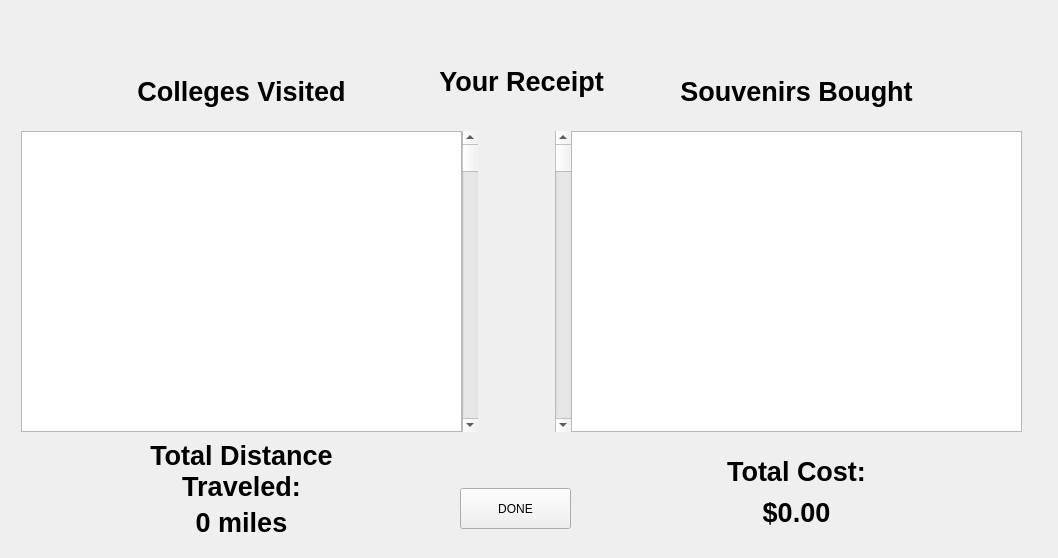
<?xml version="1.0" encoding="UTF-8"?>
<ui version="4.0">
 <class>planTripWindow</class>
 <widget class="QDialog" name="planTripWindow">
  <property name="geometry">
   <rect>
    <x>0</x>
    <y>0</y>
    <width>1058</width>
    <height>558</height>
   </rect>
  </property>
  <property name="windowTitle">
   <string>Dialog</string>
  </property>
  <layout class="QGridLayout" name="gridLayout_2">
   <item row="0" column="0">
    <widget class="QStackedWidget" name="stackedWidget">
     <property name="styleSheet">
      <string notr="true"/>
     </property>
     <property name="currentIndex">
      <number>2</number>
     </property>
     <widget class="QWidget" name="StudentSelect">
      <widget class="QLabel" name="label">
       <property name="geometry">
        <rect>
         <x>240</x>
         <y>30</y>
         <width>531</width>
         <height>51</height>
        </rect>
       </property>
       <property name="styleSheet">
        <string notr="true">font: 700 20pt &quot;Segoe Script&quot;;
background-color: rgb(0, 0, 255);
color: rgb(255, 255, 255);
</string>
       </property>
       <property name="text">
        <string>What kind of trip would you like to take?</string>
       </property>
      </widget>
      <widget class="QPushButton" name="planShortTrip">
       <property name="geometry">
        <rect>
         <x>740</x>
         <y>200</y>
         <width>231</width>
         <height>61</height>
        </rect>
       </property>
       <property name="text">
        <string>Plan the Shortest Trip</string>
       </property>
      </widget>
      <widget class="QPushButton" name="startTrip">
       <property name="geometry">
        <rect>
         <x>40</x>
         <y>200</y>
         <width>231</width>
         <height>61</height>
        </rect>
       </property>
       <property name="text">
        <string>Start a Trip (from Saddleback)</string>
       </property>
      </widget>
      <widget class="QPushButton" name="planCustomTrip">
       <property name="geometry">
        <rect>
         <x>400</x>
         <y>380</y>
         <width>231</width>
         <height>61</height>
        </rect>
       </property>
       <property name="text">
        <string>Plan a Custom Trip</string>
       </property>
      </widget>
      <widget class="QToolButton" name="goback2">
       <property name="geometry">
        <rect>
         <x>10</x>
         <y>30</y>
         <width>71</width>
         <height>31</height>
        </rect>
       </property>
       <property name="styleSheet">
        <string notr="true">font: 10pt &quot;Segoe UI&quot;;
color: rgb(0, 0, 0);
text-decoration: underline;
border: none;
</string>
       </property>
       <property name="text">
        <string>&lt; Back</string>
       </property>
      </widget>
      <widget class="QPushButton" name="mainpage">
       <property name="geometry">
        <rect>
         <x>890</x>
         <y>20</y>
         <width>91</width>
         <height>51</height>
        </rect>
       </property>
       <property name="styleSheet">
        <string notr="true">border-image: url(:/image/college logo.png);</string>
       </property>
       <property name="text">
        <string/>
       </property>
      </widget>
      <widget class="QPushButton" name="startTripFormUIC">
       <property name="geometry">
        <rect>
         <x>400</x>
         <y>200</y>
         <width>231</width>
         <height>61</height>
        </rect>
       </property>
       <property name="text">
        <string>Start a Trip (from UCI)</string>
       </property>
      </widget>
      <widget class="QLabel" name="label_4">
       <property name="geometry">
        <rect>
         <x>0</x>
         <y>130</y>
         <width>1041</width>
         <height>401</height>
        </rect>
       </property>
       <property name="styleSheet">
        <string notr="true">border-image: url(:/image/College background2.jpg);</string>
       </property>
       <property name="text">
        <string/>
       </property>
      </widget>
      <widget class="QLabel" name="label_5">
       <property name="geometry">
        <rect>
         <x>50</x>
         <y>150</y>
         <width>341</width>
         <height>31</height>
        </rect>
       </property>
       <property name="styleSheet">
        <string notr="true">font: 700 16pt &quot;Segoe UI&quot;;
border: none;
color: rgb(255, 255, 255);</string>
       </property>
       <property name="text">
        <string>Try out our popular default trip: </string>
       </property>
      </widget>
      <widget class="QLabel" name="label_6">
       <property name="geometry">
        <rect>
         <x>420</x>
         <y>320</y>
         <width>261</width>
         <height>41</height>
        </rect>
       </property>
       <property name="styleSheet">
        <string notr="true">font: 700 16pt &quot;Segoe UI&quot;;
border: none;
color: rgb(255, 255, 255);</string>
       </property>
       <property name="text">
        <string>Or, Plan your Own Trip</string>
       </property>
      </widget>
      <zorder>label_4</zorder>
      <zorder>label</zorder>
      <zorder>planShortTrip</zorder>
      <zorder>startTrip</zorder>
      <zorder>planCustomTrip</zorder>
      <zorder>goback2</zorder>
      <zorder>mainpage</zorder>
      <zorder>startTripFormUIC</zorder>
      <zorder>label_5</zorder>
      <zorder>label_6</zorder>
     </widget>
     <widget class="QWidget" name="souvenirShop">
      <widget class="QPushButton" name="addSouvenir_button">
       <property name="geometry">
        <rect>
         <x>300</x>
         <y>460</y>
         <width>93</width>
         <height>28</height>
        </rect>
       </property>
       <property name="text">
        <string>Add</string>
       </property>
      </widget>
      <widget class="QSpinBox" name="quantity_spinBox">
       <property name="geometry">
        <rect>
         <x>340</x>
         <y>410</y>
         <width>42</width>
         <height>22</height>
        </rect>
       </property>
       <property name="minimum">
        <number>1</number>
       </property>
      </widget>
      <widget class="QTableView" name="souv_tableView">
       <property name="geometry">
        <rect>
         <x>120</x>
         <y>130</y>
         <width>271</width>
         <height>251</height>
        </rect>
       </property>
      </widget>
      <widget class="QLabel" name="total_label">
       <property name="geometry">
        <rect>
         <x>560</x>
         <y>410</y>
         <width>56</width>
         <height>41</height>
        </rect>
       </property>
       <property name="font">
        <font>
         <pointsize>12</pointsize>
         <weight>75</weight>
         <bold>true</bold>
        </font>
       </property>
       <property name="text">
        <string>Total:</string>
       </property>
      </widget>
      <widget class="QLabel" name="souvCart_label">
       <property name="geometry">
        <rect>
         <x>550</x>
         <y>40</y>
         <width>231</width>
         <height>51</height>
        </rect>
       </property>
       <property name="font">
        <font>
         <pointsize>18</pointsize>
         <weight>75</weight>
         <bold>true</bold>
        </font>
       </property>
       <property name="styleSheet">
        <string notr="true">color: rgb(0, 0, 0);</string>
       </property>
       <property name="text">
        <string>Souvenir Cart</string>
       </property>
      </widget>
      <widget class="QTableView" name="souvCart_tableView">
       <property name="geometry">
        <rect>
         <x>540</x>
         <y>130</y>
         <width>371</width>
         <height>251</height>
        </rect>
       </property>
      </widget>
      <widget class="QLabel" name="souv_label">
       <property name="geometry">
        <rect>
         <x>80</x>
         <y>50</y>
         <width>161</width>
         <height>21</height>
        </rect>
       </property>
       <property name="font">
        <font>
         <pointsize>9</pointsize>
         <weight>75</weight>
         <bold>true</bold>
        </font>
       </property>
       <property name="text">
        <string>Souvenirs form: </string>
       </property>
      </widget>
      <widget class="QComboBox" name="selectCampus_comboBox">
       <property name="geometry">
        <rect>
         <x>120</x>
         <y>90</y>
         <width>271</width>
         <height>22</height>
        </rect>
       </property>
      </widget>
      <widget class="QLabel" name="dollarSign">
       <property name="geometry">
        <rect>
         <x>640</x>
         <y>400</y>
         <width>31</width>
         <height>61</height>
        </rect>
       </property>
       <property name="font">
        <font>
         <pointsize>18</pointsize>
         <weight>75</weight>
         <bold>true</bold>
        </font>
       </property>
       <property name="text">
        <string>$</string>
       </property>
      </widget>
      <widget class="QLabel" name="totalCart_label">
       <property name="geometry">
        <rect>
         <x>690</x>
         <y>410</y>
         <width>141</width>
         <height>41</height>
        </rect>
       </property>
       <property name="font">
        <font>
         <pointsize>18</pointsize>
         <weight>75</weight>
         <bold>true</bold>
        </font>
       </property>
       <property name="mouseTracking">
        <bool>false</bool>
       </property>
       <property name="text">
        <string>0.00</string>
       </property>
       <property name="textFormat">
        <enum>Qt::AutoText</enum>
       </property>
       <property name="scaledContents">
        <bool>false</bool>
       </property>
      </widget>
      <widget class="QComboBox" name="souv_comboBox">
       <property name="geometry">
        <rect>
         <x>140</x>
         <y>410</y>
         <width>171</width>
         <height>22</height>
        </rect>
       </property>
      </widget>
      <widget class="QLabel" name="total_label_2">
       <property name="geometry">
        <rect>
         <x>560</x>
         <y>450</y>
         <width>111</width>
         <height>41</height>
        </rect>
       </property>
       <property name="maximumSize">
        <size>
         <width>111</width>
         <height>41</height>
        </size>
       </property>
       <property name="font">
        <font>
         <pointsize>10</pointsize>
         <weight>75</weight>
         <bold>true</bold>
        </font>
       </property>
       <property name="text">
        <string>Total distance:</string>
       </property>
      </widget>
      <widget class="QLabel" name="totalDistance_label">
       <property name="geometry">
        <rect>
         <x>710</x>
         <y>450</y>
         <width>121</width>
         <height>41</height>
        </rect>
       </property>
       <property name="font">
        <font>
         <pointsize>18</pointsize>
         <weight>75</weight>
         <bold>true</bold>
        </font>
       </property>
       <property name="mouseTracking">
        <bool>false</bool>
       </property>
       <property name="text">
        <string>0</string>
       </property>
       <property name="textFormat">
        <enum>Qt::AutoText</enum>
       </property>
       <property name="scaledContents">
        <bool>false</bool>
       </property>
      </widget>
      <widget class="QToolButton" name="goback">
       <property name="geometry">
        <rect>
         <x>30</x>
         <y>10</y>
         <width>71</width>
         <height>31</height>
        </rect>
       </property>
       <property name="font">
        <font>
         <family>Segoe UI</family>
         <pointsize>10</pointsize>
         <weight>50</weight>
         <italic>false</italic>
         <bold>false</bold>
         <underline>true</underline>
        </font>
       </property>
       <property name="styleSheet">
        <string notr="true">font: 10pt &quot;Segoe UI&quot;;
text-decoration: underline;
color: rgb(0, 0, 0);
border: none;
</string>
       </property>
       <property name="text">
        <string>&lt; Back</string>
       </property>
      </widget>
      <widget class="QPushButton" name="mainpage_2">
       <property name="geometry">
        <rect>
         <x>890</x>
         <y>20</y>
         <width>91</width>
         <height>51</height>
        </rect>
       </property>
       <property name="styleSheet">
        <string notr="true">border-image: url(:/image/college logo.png);</string>
       </property>
       <property name="text">
        <string/>
       </property>
      </widget>
      <widget class="QLabel" name="label_2">
       <property name="geometry">
        <rect>
         <x>0</x>
         <y>80</y>
         <width>1031</width>
         <height>431</height>
        </rect>
       </property>
       <property name="styleSheet">
        <string notr="true">background-image: url(:/image/shopping Items.jpg);</string>
       </property>
       <property name="text">
        <string/>
       </property>
      </widget>
      <widget class="QLabel" name="label_3">
       <property name="geometry">
        <rect>
         <x>540</x>
         <y>410</y>
         <width>301</width>
         <height>81</height>
        </rect>
       </property>
       <property name="styleSheet">
        <string notr="true">background-color: rgb(255, 255, 255);</string>
       </property>
       <property name="text">
        <string/>
       </property>
      </widget>
      <widget class="QPushButton" name="doneBuying">
       <property name="geometry">
        <rect>
         <x>420</x>
         <y>460</y>
         <width>81</width>
         <height>31</height>
        </rect>
       </property>
       <property name="text">
        <string>DONE</string>
       </property>
      </widget>
      <zorder>label_2</zorder>
      <zorder>label_3</zorder>
      <zorder>addSouvenir_button</zorder>
      <zorder>quantity_spinBox</zorder>
      <zorder>souv_tableView</zorder>
      <zorder>total_label</zorder>
      <zorder>souvCart_label</zorder>
      <zorder>souvCart_tableView</zorder>
      <zorder>souv_label</zorder>
      <zorder>selectCampus_comboBox</zorder>
      <zorder>dollarSign</zorder>
      <zorder>totalCart_label</zorder>
      <zorder>souv_comboBox</zorder>
      <zorder>totalDistance_label</zorder>
      <zorder>total_label_2</zorder>
      <zorder>goback</zorder>
      <zorder>mainpage_2</zorder>
      <zorder>doneBuying</zorder>
     </widget>
     <widget class="QWidget" name="receiptPage">
      <widget class="QLabel" name="souvenirsTitle">
       <property name="geometry">
        <rect>
         <x>560</x>
         <y>20</y>
         <width>451</width>
         <height>121</height>
        </rect>
       </property>
       <property name="text">
        <string>&lt;html&gt;&lt;head/&gt;&lt;body&gt;&lt;p align=&quot;center&quot;&gt;&lt;span style=&quot; font-size:20pt; font-weight:700;&quot;&gt;Souvenirs Bought&lt;/span&gt;&lt;/p&gt;&lt;/body&gt;&lt;/html&gt;</string>
       </property>
      </widget>
      <widget class="QTableView" name="tableView_2">
       <property name="geometry">
        <rect>
         <x>560</x>
         <y>120</y>
         <width>451</width>
         <height>301</height>
        </rect>
       </property>
      </widget>
      <widget class="QTableView" name="collegesTable">
       <property name="geometry">
        <rect>
         <x>10</x>
         <y>120</y>
         <width>441</width>
         <height>301</height>
        </rect>
       </property>
      </widget>
      <widget class="QScrollBar" name="verticalScrollBar">
       <property name="geometry">
        <rect>
         <x>544</x>
         <y>120</y>
         <width>16</width>
         <height>301</height>
        </rect>
       </property>
       <property name="orientation">
        <enum>Qt::Vertical</enum>
       </property>
      </widget>
      <widget class="QLabel" name="costTitle">
       <property name="geometry">
        <rect>
         <x>560</x>
         <y>400</y>
         <width>451</width>
         <height>121</height>
        </rect>
       </property>
       <property name="text">
        <string>&lt;html&gt;&lt;head/&gt;&lt;body&gt;&lt;p align=&quot;center&quot;&gt;&lt;span style=&quot; font-size:20pt; font-weight:700;&quot;&gt;Total Cost:&lt;/span&gt;&lt;/p&gt;&lt;/body&gt;&lt;/html&gt;</string>
       </property>
      </widget>
      <widget class="QScrollBar" name="collegesScrollBar">
       <property name="geometry">
        <rect>
         <x>451</x>
         <y>120</y>
         <width>16</width>
         <height>301</height>
        </rect>
       </property>
       <property name="orientation">
        <enum>Qt::Vertical</enum>
       </property>
      </widget>
      <widget class="QLabel" name="collegesTitle">
       <property name="geometry">
        <rect>
         <x>10</x>
         <y>30</y>
         <width>441</width>
         <height>101</height>
        </rect>
       </property>
       <property name="text">
        <string>&lt;html&gt;&lt;head/&gt;&lt;body&gt;&lt;p align=&quot;center&quot;&gt;&lt;span style=&quot; font-size:20pt; font-weight:700;&quot;&gt;Colleges Visited&lt;/span&gt;&lt;/p&gt;&lt;/body&gt;&lt;/html&gt;</string>
       </property>
      </widget>
      <widget class="QPushButton" name="receiptDone">
       <property name="geometry">
        <rect>
         <x>449</x>
         <y>477</y>
         <width>111</width>
         <height>41</height>
        </rect>
       </property>
       <property name="text">
        <string>DONE</string>
       </property>
      </widget>
      <widget class="QLabel" name="distanceTitle">
       <property name="geometry">
        <rect>
         <x>10</x>
         <y>400</y>
         <width>441</width>
         <height>121</height>
        </rect>
       </property>
       <property name="text">
        <string>&lt;html&gt;&lt;head/&gt;&lt;body&gt;&lt;p align=&quot;center&quot;&gt;&lt;span style=&quot; font-size:20pt; font-weight:700;&quot;&gt;Total Distance &lt;br/&gt;Traveled:&lt;/span&gt;&lt;/p&gt;&lt;/body&gt;&lt;/html&gt;</string>
       </property>
      </widget>
      <widget class="QLabel" name="costLabel">
       <property name="geometry">
        <rect>
         <x>560</x>
         <y>476</y>
         <width>451</width>
         <height>51</height>
        </rect>
       </property>
       <property name="text">
        <string>&lt;html&gt;&lt;head/&gt;&lt;body&gt;&lt;p align=&quot;center&quot;&gt;&lt;span style=&quot; font-size:20pt; font-weight:700;&quot;&gt;$0.00&lt;/span&gt;&lt;/p&gt;&lt;/body&gt;&lt;/html&gt;</string>
       </property>
      </widget>
      <widget class="QLabel" name="distanceLabel">
       <property name="geometry">
        <rect>
         <x>10</x>
         <y>476</y>
         <width>441</width>
         <height>71</height>
        </rect>
       </property>
       <property name="text">
        <string>&lt;html&gt;&lt;head/&gt;&lt;body&gt;&lt;p align=&quot;center&quot;&gt;&lt;span style=&quot; font-size:20pt; font-weight:700;&quot;&gt;0 miles&lt;/span&gt;&lt;/p&gt;&lt;/body&gt;&lt;/html&gt;</string>
       </property>
      </widget>
      <widget class="QLabel" name="label_7">
       <property name="geometry">
        <rect>
         <x>350</x>
         <y>30</y>
         <width>321</width>
         <height>81</height>
        </rect>
       </property>
       <property name="text">
        <string>&lt;html&gt;&lt;head/&gt;&lt;body&gt;&lt;p align=&quot;center&quot;&gt;&lt;span style=&quot; font-size:20pt; font-weight:700;&quot;&gt;Your Receipt&lt;/span&gt;&lt;/p&gt;&lt;/body&gt;&lt;/html&gt;</string>
       </property>
      </widget>
     </widget>
     <widget class="QWidget" name="customCollegeTour">
      <widget class="QLabel" name="avali_label_2">
       <property name="geometry">
        <rect>
         <x>80</x>
         <y>50</y>
         <width>151</width>
         <height>20</height>
        </rect>
       </property>
       <property name="text">
        <string>Avaliable Campuses</string>
       </property>
      </widget>
      <widget class="QLabel" name="next_label">
       <property name="geometry">
        <rect>
         <x>80</x>
         <y>400</y>
         <width>101</width>
         <height>31</height>
        </rect>
       </property>
       <property name="text">
        <string>Next Campus</string>
       </property>
      </widget>
      <widget class="QPushButton" name="enter_button">
       <property name="geometry">
        <rect>
         <x>190</x>
         <y>450</y>
         <width>112</width>
         <height>34</height>
        </rect>
       </property>
       <property name="text">
        <string>Enter</string>
       </property>
      </widget>
      <widget class="QListView" name="avali_listView">
       <property name="enabled">
        <bool>true</bool>
       </property>
       <property name="geometry">
        <rect>
         <x>80</x>
         <y>80</y>
         <width>361</width>
         <height>311</height>
        </rect>
       </property>
      </widget>
      <widget class="QListView" name="select_listView">
       <property name="geometry">
        <rect>
         <x>570</x>
         <y>80</y>
         <width>361</width>
         <height>311</height>
        </rect>
       </property>
      </widget>
      <widget class="QLabel" name="select_label">
       <property name="geometry">
        <rect>
         <x>570</x>
         <y>50</y>
         <width>151</width>
         <height>20</height>
        </rect>
       </property>
       <property name="text">
        <string>Selected Campuses</string>
       </property>
      </widget>
      <widget class="QPushButton" name="done_button">
       <property name="geometry">
        <rect>
         <x>330</x>
         <y>450</y>
         <width>112</width>
         <height>34</height>
        </rect>
       </property>
       <property name="text">
        <string>Done</string>
       </property>
      </widget>
      <widget class="QComboBox" name="next_combo">
       <property name="geometry">
        <rect>
         <x>190</x>
         <y>410</y>
         <width>251</width>
         <height>26</height>
        </rect>
       </property>
      </widget>
      <widget class="QToolButton" name="custom_goback">
       <property name="geometry">
        <rect>
         <x>10</x>
         <y>10</y>
         <width>61</width>
         <height>31</height>
        </rect>
       </property>
       <property name="styleSheet">
        <string notr="true">font: 10pt &quot;Segoe UI&quot;;
text-decoration: underline;
border: none;
</string>
       </property>
       <property name="text">
        <string>&lt; Back</string>
       </property>
      </widget>
     </widget>
     <widget class="QWidget" name="StartTrip_02">
      <widget class="QListWidget" name="listWidget_StartTrip_">
       <property name="geometry">
        <rect>
         <x>50</x>
         <y>10</y>
         <width>451</width>
         <height>471</height>
        </rect>
       </property>
      </widget>
      <widget class="QLabel" name="total_label_3">
       <property name="geometry">
        <rect>
         <x>510</x>
         <y>430</y>
         <width>111</width>
         <height>41</height>
        </rect>
       </property>
       <property name="maximumSize">
        <size>
         <width>111</width>
         <height>41</height>
        </size>
       </property>
       <property name="font">
        <font>
         <family>MS Shell Dlg 2</family>
         <pointsize>8</pointsize>
         <weight>50</weight>
         <italic>false</italic>
         <bold>false</bold>
        </font>
       </property>
       <property name="styleSheet">
        <string notr="true">font: 8pt &quot;MS Shell Dlg 2&quot;;
color:rgb(0, 0, 0)</string>
       </property>
       <property name="text">
        <string>Total distance:</string>
       </property>
      </widget>
      <widget class="QLabel" name="totalDistance_StartTrip_label">
       <property name="geometry">
        <rect>
         <x>630</x>
         <y>430</y>
         <width>71</width>
         <height>41</height>
        </rect>
       </property>
       <property name="font">
        <font>
         <family>MS Shell Dlg 2</family>
         <pointsize>8</pointsize>
         <weight>50</weight>
         <italic>false</italic>
         <bold>false</bold>
        </font>
       </property>
       <property name="mouseTracking">
        <bool>false</bool>
       </property>
       <property name="styleSheet">
        <string notr="true">font: 8pt &quot;MS Shell Dlg 2&quot;;
color:rgb(0, 0, 0)</string>
       </property>
       <property name="text">
        <string>0</string>
       </property>
       <property name="textFormat">
        <enum>Qt::AutoText</enum>
       </property>
       <property name="scaledContents">
        <bool>false</bool>
       </property>
      </widget>
      <widget class="QLabel" name="total_label_5">
       <property name="geometry">
        <rect>
         <x>700</x>
         <y>430</y>
         <width>111</width>
         <height>41</height>
        </rect>
       </property>
       <property name="maximumSize">
        <size>
         <width>111</width>
         <height>41</height>
        </size>
       </property>
       <property name="font">
        <font>
         <family>MS Shell Dlg 2</family>
         <pointsize>8</pointsize>
         <weight>50</weight>
         <italic>false</italic>
         <bold>false</bold>
        </font>
       </property>
       <property name="styleSheet">
        <string notr="true">font: 8pt &quot;MS Shell Dlg 2&quot;;
color:rgb(0, 0, 0)</string>
       </property>
       <property name="text">
        <string>Miles</string>
       </property>
      </widget>
      <widget class="QToolButton" name="StartTrip_goback">
       <property name="geometry">
        <rect>
         <x>0</x>
         <y>0</y>
         <width>41</width>
         <height>31</height>
        </rect>
       </property>
       <property name="styleSheet">
        <string notr="true">font: 10pt &quot;Segoe UI&quot;;
text-decoration: underline;
border: none;
</string>
       </property>
       <property name="text">
        <string>&lt; Back</string>
       </property>
      </widget>
     </widget>
     <widget class="QWidget" name="ShortTrip_02">
      <widget class="QListWidget" name="listWidget_ShortTrip_02">
       <property name="geometry">
        <rect>
         <x>80</x>
         <y>10</y>
         <width>441</width>
         <height>471</height>
        </rect>
       </property>
      </widget>
      <widget class="QLabel" name="totalDistance_ShortTrip_label">
       <property name="geometry">
        <rect>
         <x>660</x>
         <y>360</y>
         <width>81</width>
         <height>41</height>
        </rect>
       </property>
       <property name="font">
        <font>
         <family>MS Shell Dlg 2</family>
         <pointsize>8</pointsize>
         <weight>50</weight>
         <italic>false</italic>
         <bold>false</bold>
        </font>
       </property>
       <property name="mouseTracking">
        <bool>false</bool>
       </property>
       <property name="styleSheet">
        <string notr="true">font: 8pt &quot;MS Shell Dlg 2&quot;;
color:rgb(0, 0, 0)</string>
       </property>
       <property name="text">
        <string>0</string>
       </property>
       <property name="textFormat">
        <enum>Qt::AutoText</enum>
       </property>
       <property name="scaledContents">
        <bool>false</bool>
       </property>
      </widget>
      <widget class="QLabel" name="total_label_4">
       <property name="geometry">
        <rect>
         <x>530</x>
         <y>360</y>
         <width>111</width>
         <height>41</height>
        </rect>
       </property>
       <property name="maximumSize">
        <size>
         <width>111</width>
         <height>41</height>
        </size>
       </property>
       <property name="font">
        <font>
         <family>MS Shell Dlg 2</family>
         <pointsize>8</pointsize>
         <weight>50</weight>
         <italic>false</italic>
         <bold>false</bold>
        </font>
       </property>
       <property name="styleSheet">
        <string notr="true">font: 8pt &quot;MS Shell Dlg 2&quot;;
color:rgb(0, 0, 0)</string>
       </property>
       <property name="text">
        <string>Total distance:</string>
       </property>
      </widget>
      <widget class="QToolButton" name="ShortTrip_goback">
       <property name="geometry">
        <rect>
         <x>10</x>
         <y>0</y>
         <width>61</width>
         <height>31</height>
        </rect>
       </property>
       <property name="styleSheet">
        <string notr="true">font: 10pt &quot;Segoe UI&quot;;
text-decoration: underline;
border: none;
</string>
       </property>
       <property name="text">
        <string>&lt; Back</string>
       </property>
      </widget>
      <widget class="QLabel" name="total_label_6">
       <property name="geometry">
        <rect>
         <x>760</x>
         <y>360</y>
         <width>111</width>
         <height>41</height>
        </rect>
       </property>
       <property name="maximumSize">
        <size>
         <width>111</width>
         <height>41</height>
        </size>
       </property>
       <property name="font">
        <font>
         <family>MS Shell Dlg 2</family>
         <pointsize>8</pointsize>
         <weight>50</weight>
         <italic>false</italic>
         <bold>false</bold>
        </font>
       </property>
       <property name="styleSheet">
        <string notr="true">font: 8pt &quot;MS Shell Dlg 2&quot;;
color:rgb(0, 0, 0)</string>
       </property>
       <property name="text">
        <string>Miles</string>
       </property>
      </widget>
      <widget class="QLabel" name="label_2">
       <property name="geometry">
        <rect>
         <x>530</x>
         <y>440</y>
         <width>181</width>
         <height>16</height>
        </rect>
       </property>
       <property name="styleSheet">
        <string notr="true">font: 8pt &quot;MS Shell Dlg 2&quot;;
color: rgb(0, 0, 0)</string>
       </property>
       <property name="text">
        <string>Would you like to buy souvenirs?</string>
       </property>
      </widget>
      <widget class="QPushButton" name="pushButton">
       <property name="geometry">
        <rect>
         <x>740</x>
         <y>440</y>
         <width>155</width>
         <height>22</height>
        </rect>
       </property>
       <property name="text">
        <string>Yes</string>
       </property>
      </widget>
     </widget>
    </widget>
   </item>
  </layout>
 </widget>
 <resources/>
 <connections/>
</ui>
